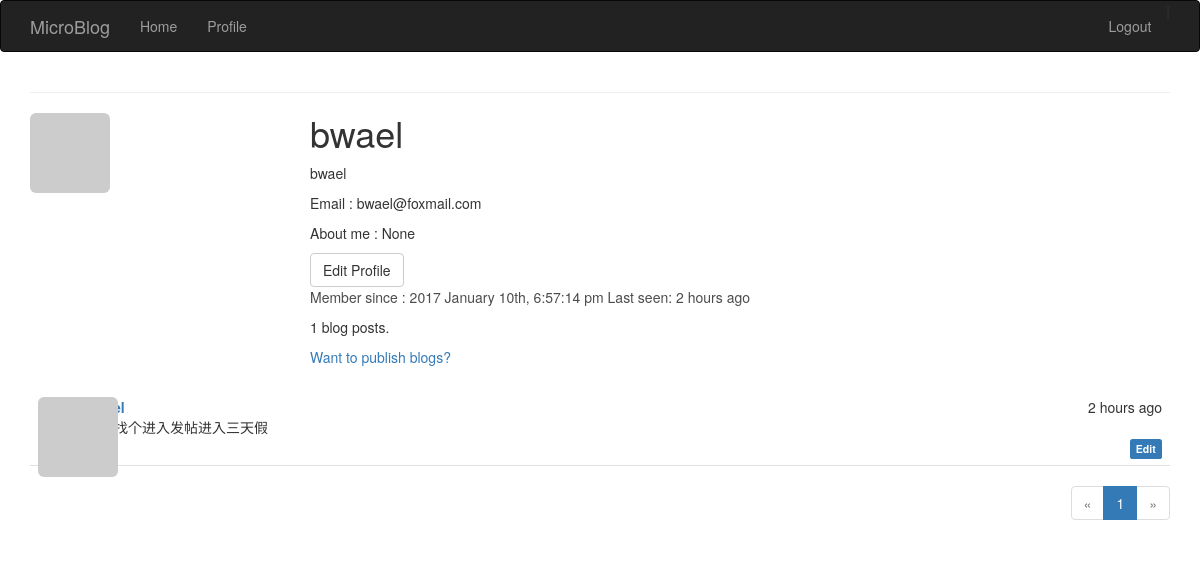
Page /user/100 (signed in) on the earlier database version.
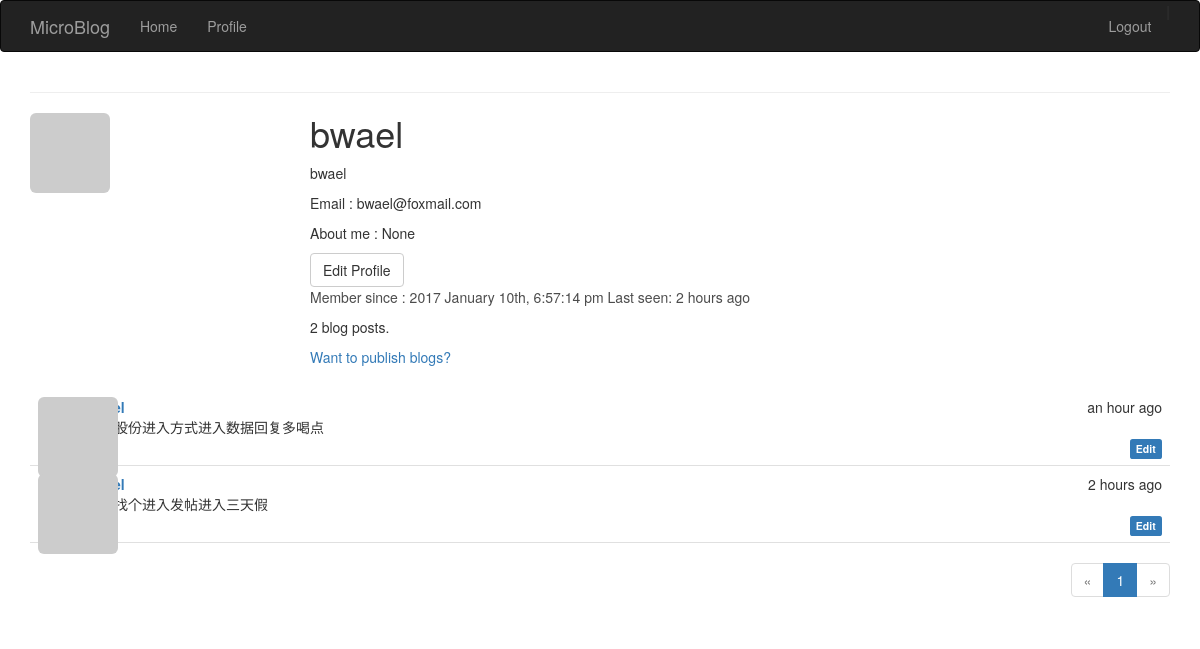
Same page on the later database version.
### app/models.py (models this page shows, shortened)
class User(db.Model):
    id = db.Column(db.Integer, primary_key = True)
    name = db.Column(db.String(64), index = True, unique = True)
    email = db.Column(db.String(120), index = True, unique = True)
    role_id = db.Column(db.Integer, db.ForeignKey('role.id'))
    password_hash = db.Column(db.String(128))
    posts = db.relationship('Post', backref = 'author', lazy = 'dynamic')
    location = db.Column(db.String(64))
    about_me = db.Column(db.String(140))
    member_since = db.Column(db.DateTime(), default=datetime.now)
    last_seen = db.Column(db.DateTime(), default=datetime.now)
    avatar_hash = db.Column(db.String(32))
    def gravatar(self, size=100, default='identicon', rating='g'):
        if request.is_secure:
            url = 'https://secure.gravatar.com/avatar'
        else:
            url = 'http://www.gravatar.com/avatar'
        hash = self.avatar_hash or hashlib.md5(
            self.email.encode('utf-8')).hexdigest()
        return '{url}/{hash}?s={size}&d={default}&r={rating}'.format(
            url=url, hash=hash, size=size, default=default, rating=rating)
    @property
    def password(self):
        raise AttributeError('password is not a readable attribute')

class Post(db.Model):
    id = db.Column(db.Integer, primary_key = True)
    body = db.Column(db.String(140))
    timestamp = db.Column(db.DateTime(), default=datetime.now)
    user_id = db.Column(db.Integer, db.ForeignKey('user.id'))

### app/views.py (the view)
@app.route('/user/<int:user_id>', methods = ['GET', 'POST'])
@login_required
def users(user_id):
    user = User.query.filter_by(id = user_id).first()
    if user is None:
        flash('The user is not exist!')
        return render_template('404.html')
    page = request.args.get('page', 1, type=int)
    pagination = user.posts.order_by(Post.timestamp.desc()).paginate(
        page, per_page=current_app.config['FLASKY_POSTS_PER_PAGE'],
        error_out=False)
    blogs = pagination.items
    return render_template(
        'user.html',
        user = user,
        posts = blogs,
        pagination = pagination)

### app/views.py (called while the page is built)
@lm.user_loader
def load_user(user_id):
    return User.query.get(int(user_id))

### app/templates/user.html (shortened to what this page needs)
{% extends "base.html" %}
{% import "_macros.html" as macros %}
{% block page_content %}
<div calss="page-header">
<img class="img-rounded profile-thumbnail" src="{{ user.gravatar(size=256) }}">
<div class="profile-header">
<h1>{{ user.name }}</h1>
{% if user.name or user.location %}
        <p>
            {% if user.name %}{{ user.name }}<br>{% endif %}
        </p>
{% endif %}
<p>Email : {{ user.email }}</p>
<p>About me : {{ user.about_me }}</p>
{% if user == current_user %}
<a class="btn btn-default" href="{{ url_for('edit_profile', user_id = current_user.id) }}">
    Edit Profile
</a>
{% endif %}
<p style="color:#4c4c4c;">
Member since : {{ moment(user.member_since).format('YYYY MMMM Do, h:mm:ss a') }}
    Last seen: {{ moment(user.last_seen).fromNow() }}
</p>
<p>{{ user.posts.count() }} blog posts. </p>
{% if user == current_user %}
<a href="{{ url_for('publish', user_id=user.id) }}">Want to publish blogs?</a>
{% endif %}
</div>
</div>
<div class="post-tabs">
{% include '_posts.html' %}
</div>
{% if pagination %}
<div class="pagination">
    {{ macros.pagination_widget(pagination, 'users', user_id = user.id) }}
</div>
{% endif %}
{% endblock %}

### app/templates/base.html (shortened to what this page needs)
{% extends "bootstrap/base.html" %}
{% block head %}
{{ super() }}
<link rel="stylesheet" type="text/css" href="{{ url_for('static', filename='styles.css') }}">
{% endblock %}
{% block navbar %}
<div class="navbar navbar-inverse" role="navigation">
    <div class="container">
        <div class="navbar-header">
            <a class="navbar-brand" href="/">
                MicroBlog
            </a>
        </div>
        <div class="navbar-collapse collapse">
            <ul class="nav navbar-nav">
                <li>
                    <a href="{{ url_for('index') }}">
                        Home
                    </a>
                </li>
                {% if current_user.is_authenticated %}
                <li>
                    <a href="{{ url_for('users', user_id=current_user.id) }}">
                        Profile
                    </a>
                </li>
                {% endif %}
            </ul>
            <ul class="nav navbar-nav navbar-right">
                {% if not current_user.is_authenticated %}
                |
                <li>
                    <a href="{{ url_for('login') }}">
                        Log in
                    </a>
                </li>
                or
                <li>
                    <a href="{{ url_for('sign_up') }}">
                        Sign up
                    </a>
                </li>
                {% else %}
                <li>
                    <a href="{{ url_for('logout') }}">
                        Logout
                    </a>
                </li>
                {% endif %}
            </ul>
        </div>
    </div>
</div>
{% endblock %}
{% block content %}
<div class="container">
{% block message %}
    <hr />
{% endblock %}
{% block page_content %}{% endblock %}
</div>
{% endblock %}

### app/templates/_macros.html
{% macro pagination_widget(pagination, endpoint, fragment='') %}
<ul class="pagination">
    <li{% if not pagination.has_prev %} class="disabled"{% endif %}>
        <a href="{% if pagination.has_prev %}{{ url_for(endpoint, page=pagination.prev_num, **kwargs) }}{{ fragment }}{% else %}#{% endif %}">
            &laquo;
        </a>
    </li>
    {% for p in pagination.iter_pages() %}
        {% if p %}
            {% if p == pagination.page %}
            <li class="active">
                <a href="{{ url_for(endpoint, page = p, **kwargs) }}{{ fragment }}">{{ p }}</a>
            </li>
            {% else %}
            <li>
                <a href="{{ url_for(endpoint, page = p, **kwargs) }}{{ fragment }}">{{ p }}</a>
            </li>
            {% endif %}
        {% else %}
        <li class="disabled"><a href="#">&hellip;</a></li>
        {% endif %}
    {% endfor %}
    <li{% if not pagination.has_next %} class="disabled"{% endif %}>
        <a href="{% if pagination.has_next %}{{ url_for(endpoint, page=pagination.next_num, **kwargs) }}{{ fragment }}{% else %}#{% endif %}">
            &raquo;
        </a>
    </li>
</ul>
{% endmacro %}

### app/templates/_posts.html
<ul class="posts">
    {% for post in posts %}
    <li class="post">
        <div class="post-thumbnail">
            {% if current_user.is_authenticated %}
            <a href="{{ url_for('users', user_id = post.author.id) }}">
            <img class="img-rounded profile-thumbnail" src="{{ post.author.gravatar(size=40) }}">
            </a>
            {% else %}
            <a><img class="img-rounded profile-thumbnail" src="{{ post.author.gravatar(size=40) }}"></a>
            {% endif %}
        </div>
        <div class="post-content">
            <div class="post-date">{{ moment(post.timestamp).fromNow() }}</div>
            <div class="post-author">
            {% if current_user.is_authenticated %}
            <a href="{{ url_for('users', user_id = post.author.id) }}">{{ post.author.name }}</a>
            {% else %}
            {{ post.author.name }}
            {% endif %}
            </div>
            <div class="post-body">
                {% if post.body_html %}
                    {{ post.body_html | safe }}
                {% else %}
                    {{ post.body }}
                {% endif %}
            </div>
            <div class="post-footer">
                {% if current_user == post.author %}
                <a href="{{ url_for('edit', id=post.id) }}">
                    <span class="label label-primary">Edit</span>
                </a>
                {% endif %}
            </div>
        </div>
    </li>
    {% endfor %}
</ul>

### app/static/styles.css (style rules this page uses)
.profile-thumbnail { position: absolute; }
.profile-header { min-height: 260px; margin-left: 280px; }
div.post-tabs { margin-top: 16px; }
ul.posts { list-style-type: none; padding: 0px; margin: 16px 0px 0px 0px; border-top: 1px solid #e0e0e0; }
div.post-tabs ul.posts { margin: 0px; border-top: none; }
ul.posts li.post { padding: 8px; border-bottom: 1px solid #e0e0e0; }
div.post-date { float: right; }
div.post-author { font-weight: bold; }
div.post-thumbnail { position: absolute; }
div.post-content { margin-left: 48px; min-height: 48px; }
div.post-footer { text-align: right; }
div.pagination { width: 100%; text-align: right; padding: 0px; margin: 0px; }

Differences in the rows shown:
added Post: timestamp "an hour ago", body "巨化股份进入方式进入数据回复多喝点"
Other differences:
{{ user.posts.count() }}: "1" → "2"
